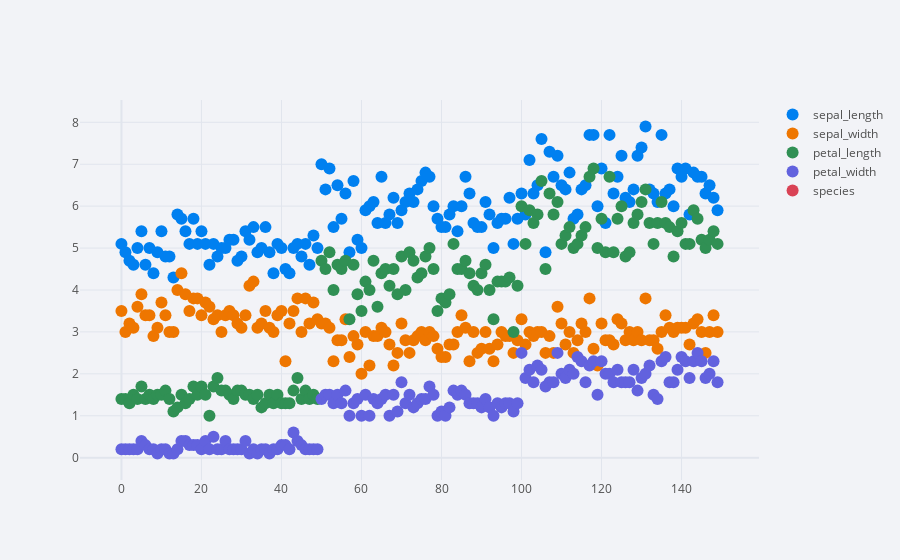

The notebook cell saved with this chart:
### Code cell
df1.iplot(kind = 'scatter', mode = 'markers')

### Figure 1 — Plotly figure (JSON) as saved in the notebook; plotly's stock layout.template omitted (floating-point values rounded to 4 significant figures; data arrays with more than 128 entries replaced by an {"elided": "..."} marker saying what was removed)
{"data": [{"line": {"color": "rgba(0, 128, 240, 1.0)", "dash": "solid", "shape": "linear", "width": 1.3}, "marker": {"size": 12, "symbol": "circle"}, "mode": "markers", "name": "sepal_length", "text": "", "type": "scatter", "x": {"elided": "150 int values"}, "y": {"elided": "150 float values"}}, {"line": {"color": "rgba(238, 118, 0, 1.0)", "dash": "solid", "shape": "linear", "width": 1.3}, "marker": {"size": 12, "symbol": "circle"}, "mode": "markers", "name": "sepal_width", "text": "", "type": "scatter", "x": {"elided": "150 int values"}, "y": {"elided": "150 float values"}}, {"line": {"color": "rgba(48, 144, 84, 1.0)", "dash": "solid", "shape": "linear", "width": 1.3}, "marker": {"size": 12, "symbol": "circle"}, "mode": "markers", "name": "petal_length", "text": "", "type": "scatter", "x": {"elided": "150 int values"}, "y": {"elided": "150 float values"}}, {"line": {"color": "rgba(98, 98, 222, 1.0)", "dash": "solid", "shape": "linear", "width": 1.3}, "marker": {"size": 12, "symbol": "circle"}, "mode": "markers", "name": "petal_width", "text": "", "type": "scatter", "x": {"elided": "150 int values"}, "y": {"elided": "150 float values"}}, {"line": {"color": "rgba(217, 66, 85, 1.0)", "dash": "solid", "shape": "linear", "width": 1.3}, "marker": {"size": 12, "symbol": "circle"}, "mode": "markers", "name": "species", "text": "", "type": "scatter", "x": {"elided": "150 int values"}, "y": {"elided": "150 str values"}}], "layout": {"legend": {"bgcolor": "#F2F3F7", "font": {"color": "#505050"}}, "paper_bgcolor": "#F2F3F7", "plot_bgcolor": "#F2F3F7", "title": {"font": {"color": "#484848"}}, "xaxis": {"gridcolor": "#E1E5ED", "showgrid": true, "tickfont": {"color": "#505050"}, "title": {"font": {"color": "#505050"}, "text": ""}, "zerolinecolor": "#E1E5ED"}, "yaxis": {"gridcolor": "#E1E5ED", "showgrid": true, "tickfont": {"color": "#505050"}, "title": {"font": {"color": "#505050"}, "text": ""}, "zerolinecolor": "#E1E5ED"}}}
